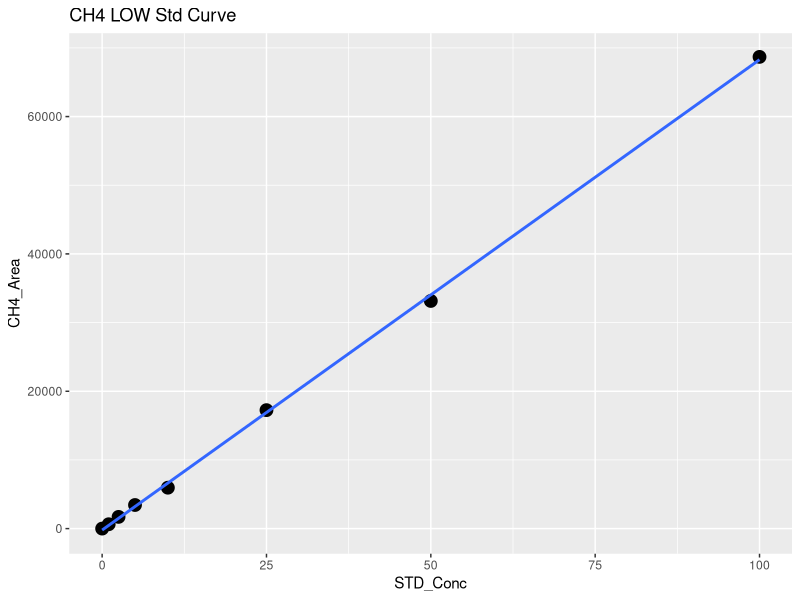
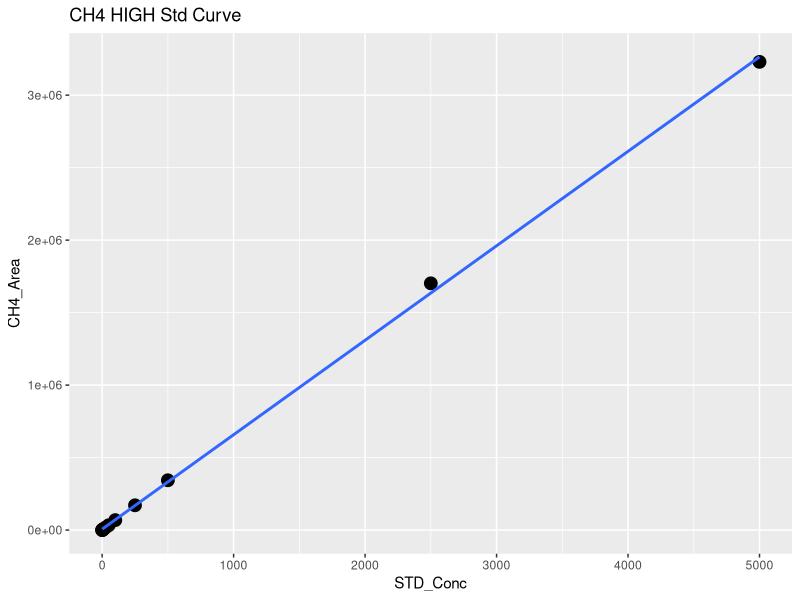
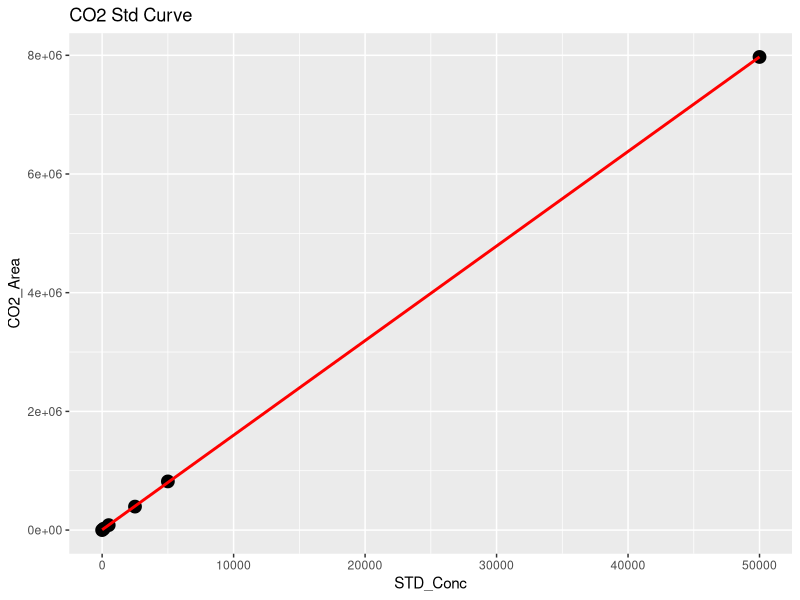
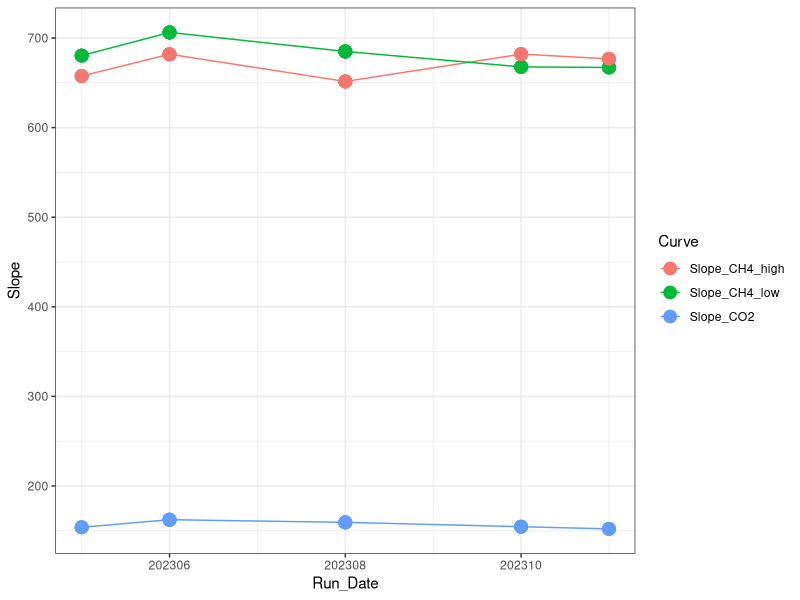

Here is the R script that generated these plots, in order: (Note: this script raises an error after producing the figures.)
## ---- chunk 1
library(dplyr)
library(ggplot2)
library(ggpubr)
library(stringr)
library(readxl)
library(tidyr)
library(tibble)
## ---- chunk 2

#Read in June Data 
raw <- read.csv("Raw Data/COMPASS_CBSYN_TGW_202308-09.csv")
head(raw)

#pull out methane standards
stds_ch4 <-  raw %>%  
  filter(str_detect(Sample_Type, "STD_CH4"))
#head(stds_ch4)

#split into high curve and low curve for CH4
stds_ch4_low <- stds_ch4  %>%  
  filter(!STD_Conc > 100)

#Low curve for CH4
CH4_Low <- ggplot(stds_ch4_low, aes(STD_Conc, CH4_Area)) + geom_point(size=4) + 
  geom_smooth(method = "lm", se = FALSE) + labs(title="CH4 LOW Std Curve")
CH4_Low

CH4_Low_lm <- lm(stds_ch4_low$CH4_Area ~ stds_ch4_low$STD_Conc)
summary(CH4_Low_lm)
cf <- coef(CH4_Low_lm)

#create data frame with 1 rows and 0 columns
Slope_CH4_low <- data.frame(matrix(ncol = 0, nrow = 1))
Slope_CH4_low$Curve <- "Slope_CH4_low"
Slope_CH4_low$R2 <- summary(CH4_Low_lm)$adj.r.squared
Slope_CH4_low$Slope <- cf[2]
Slope_CH4_low$Intercept <- cf[1]
#head(Slope_CH4_low)

#High curve for CH4
CH4_High <- ggplot(stds_ch4, aes(STD_Conc, CH4_Area)) + geom_point(size=4) + 
  geom_smooth(method = "lm", se = FALSE) + labs(title="CH4 HIGH Std Curve")
CH4_High

stds_ch4_lm <- lm(stds_ch4$CH4_Area ~ stds_ch4$STD_Conc)
summary(stds_ch4_lm)
cf <- coef(stds_ch4_lm)

#create data frame with 1 rows and 0 columns
Slope_CH4_high <- data.frame(matrix(ncol = 0, nrow = 1))
Slope_CH4_high$Curve <- "Slope_CH4_high"
Slope_CH4_high$R2 <- summary(stds_ch4_lm)$adj.r.squared
Slope_CH4_high$Slope <- cf[2]
Slope_CH4_high$Intercept <- cf[1]
#head(Slope_CH4_high)

#pull out co2 standards
stds_co2 <-  raw %>%  
  filter(str_detect(Sample_Type, "STD_CO2"))
#head(stds_co2)

#CO2 Curve
CO2_stds <- ggplot(stds_co2, aes(STD_Conc, CO2_Area)) + geom_point(size=4) + 
  geom_smooth(method = "lm", se = FALSE, color="red") + labs(title="CO2 Std Curve")
CO2_stds

stds_co2_lm <- lm(stds_co2$CO2_Area ~ stds_co2$STD_Conc)
summary(stds_co2_lm)
cf <- coef(stds_co2_lm)

#create data frame with 1 rows and 0 columns
Slope_CO2 <- data.frame(matrix(ncol = 0, nrow = 1))
Slope_CO2$Curve <- "Slope_CO2"
Slope_CO2$R2 <- summary(stds_co2_lm)$adj.r.squared
Slope_CO2$Slope <- cf[2]
Slope_CO2$Intercept <- cf[1]
#head(Slope_CO2)

#pull all the slopes together into one dataframe 
Slopes <- rbind(Slope_CH4_low, Slope_CH4_high, Slope_CO2)
#head(Slopes)

Slopes$Run_Date <- c(202308, 202308, 202308)

log <- read.csv("Raw Data/COMPASS_Synoptic_Varian_TGAS_QAQC_2023.csv")
head(log)
log <- log[ ,-c(1)]
log <- rbind(log, Slopes)

Slopes_chk <- ggplot(log, aes(Run_Date, Slope, col=Curve)) + geom_point(size=4) + geom_line() + theme_bw()
Slopes_chk

write.csv(log, "Raw Data/COMPASS_Synoptic_Varian_TGAS_QAQC_2023.csv")
## ---- chunk 3
#head(raw)

#pull out methane standards
Samples <-  raw %>%  
  filter(!str_detect(Sample_Type, "STD_CH4")) %>%  
  filter(!str_detect(Sample_Type, "STD_CO2")) %>%  
  filter(!str_detect(Sample_Type, "Blank")) %>%  
  filter(!str_detect(Sample_Type, "Chk_STD")) %>%  
   filter(!str_detect(Sample_Type, "CHKSTD")) %>%
  filter(!str_detect(Sample_Type, "CHK_STD")) %>%
  filter(!str_detect(Sample_Type, "NA"))
#head(Samples)

#Now flag any areas that are above the 100ppm area for CH4
Samples$CH4_Curve <- ifelse(Samples$CH4_Area >71000, "High", "Low")
#head(Samples)

#Calculate CH4 concentrations in ppm
Samples$CH4_Conc_ppm <- ifelse(Samples$CH4_Area >71000, (Samples$CH4_Area-Slope_CH4_high$Intercept)/Slope_CH4_high$Slope,                                       (Samples$CH4_Area-Slope_CH4_low$Intercept)/Slope_CH4_low$Slope )

#Calculate CO2 concentrations in ppm 
Samples$CO2_Conc_ppm <- ((Samples$CO2_Area-Slope_CO2$Intercept)/Slope_CO2$Slope) 

#head(Samples)

##########make flags for any dilutions needed 
#highest CH4 standard = 10000
#highest CO2 standard = 50000

Samples$CH4_Flag <- ifelse(Samples$CH4_Conc_ppm >10000, "Needs Dilution", "Within Range")
Samples$CO2_Flag <- ifelse(Samples$CO2_Conc_ppm >50000, "Needs Dilution", "Within Range")
#head(Samples)

## ---- chunk 4

chks <-  raw %>%  
  filter(!str_detect(Sample_Type, "STD_CH4")) %>%  
  filter(!str_detect(Sample_Type, "STD_CO2")) %>%  
  filter(!str_detect(Sample_Type, "Blank")) %>%  
  filter(!str_detect(Sample_Type, "Unknown")) %>%  
  filter(!str_detect(Sample_Type, "NA"))
#head(chks)

#Calculate CH4 concentrations in ppm
chks$CH4_Conc_ppm <- ifelse(chks$CH4_Area >71000, 
                      (chks$CH4_Area-Slope_CH4_high$Intercept)/Slope_CH4_high$Slope,                                       (chks$CH4_Area-Slope_CH4_low$Intercept)/Slope_CH4_low$Slope )

#Calculate CO2 concentrations in ppm 
chks$CO2_Conc_ppm <- ((chks$CO2_Area-Slope_CO2$Intercept)/Slope_CO2$Slope)



#change this if check standard concentrations are different 
level_ch4 <- 5      #ppm
level_co2 <- 1000   #ppm

#calculate percent difference of check standards 
chks$Ch4_diff <- ((chks$CH4_Conc_ppm - level_ch4)/((chks$CH4_Conc_ppm + level_ch4)/2)) * 100
chks$CH4_diff_flag <-  ifelse(chks$Ch4_diff <10, 'YES', 'NO, rerun')

chks$CO2_diff <- ((chks$CO2_Conc_ppm - level_co2)/((chks$CO2_Conc_ppm + level_co2)/2)) * 100
chks$CO2_diff_flag <-  ifelse(chks$CO2_diff <10, 'YES', 'NO, rerun')

#now plot the Ch4 concentrations and the CO2 concentrations vs. the expected concentration 
#then also make the color the percent difference between the expected and observed concentration 

ch4_chk <-  ggplot(data = chks, aes(x = Sample_ID, y = CH4_Conc_ppm, fill=CH4_diff_flag)) +
       geom_bar(stat = 'identity') + 
        scale_fill_manual(values=c( "darkgrey", "darkgreen"))+
        #scale_fill_gradient2(low='red', mid='white', high='blue', space='Lab') + 
        theme_classic() + labs(x= " ", y="CH4  (ppm)", title="Check Stds: CH4") + 
        theme(legend.position="bottom") +  geom_hline(yintercept=level_ch4, linetype="dashed", 
                color = "black", size=1)


co2_chk <-  ggplot(data = chks, aes(x = Sample_ID, y = CO2_Conc_ppm, fill=CO2_diff_flag)) +
       geom_bar(stat = 'identity') + 
        scale_fill_manual(values=c("darkgreen", "darkgrey"))+
        #scale_fill_gradient2(low='red', mid='white', high='blue', space='Lab') + 
        theme_classic() + labs(x= " ", y="CO2  (ppm)", title="Check Stds: CO2") + 
        theme(legend.position="bottom") +  geom_hline(yintercept=level_co2, linetype="dashed", 
                color = "black", size=1)

ggarrange(ch4_chk, co2_chk, nrow=1, ncol=2)


## ---- chunk 5

#multiply the concentration by the dilution factor
Samples$CH4_Conc_ppm_dilcorr <- (Samples$CH4_Conc_ppm * Samples$Dilution_Factor)

Samples$CO2_Conc_ppm_dilcorr <- (Samples$CO2_Conc_ppm * Samples$Dilution_Factor)

#check results
#head(Samples)

#quick first look at the samples 
ch4_samples <-  ggplot(data = Samples, aes(x = Sample_ID, y = CH4_Conc_ppm, fill=CH4_Flag)) +
       geom_bar(stat = 'identity') + 
        scale_fill_manual(values=c( "darkgreen", "red"))+
        #scale_fill_gradient2(low='red', mid='white', high='blue', space='Lab') + 
        theme_classic() + labs(x= " ", y="CH4 (ppm)", title="CH4: Green = Within Range") + 
        theme(legend.position="none") + 
        facet_grid(~Sample_Month)


co2_samples <-  ggplot(data = Samples, aes(x = Sample_ID, y = CO2_Conc_ppm, fill=CO2_Flag)) +
       geom_bar(stat = 'identity') + 
        scale_fill_manual(values=c("darkgreen", "red"))+
        #scale_fill_gradient2(low='red', mid='white', high='blue', space='Lab') + 
        theme_classic() + labs(x= " ", y="CO2 (ppm)", title="CO2: Green = Within Range") + 
        theme(legend.position="none") + 
        facet_grid(~Sample_Month)

ggarrange(ch4_samples, co2_samples, nrow=1, ncol=2)


## ---- chunk 6

#check results
head(Samples)

#pull out what we need 
Samples1 <- Samples[ ,c(1:3,5:9,13, 18:21)]
head(Samples1)

Samples1 <- Samples1 %>%
  separate(Sample_ID, into = c("Site", "Gas_Sample", "Zone", "Tree_Code", "Replicate"), sep = "_", remove = FALSE) %>%
  mutate(Tree_Info = case_when(
    Tree_Code == "DS" ~ "Dead Standing",
    Tree_Code == "SF" ~ "Sapflow Monitoring",
    TRUE ~ "Other"  # Optional: handles any values that aren't DS or SF
  )) %>%
  mutate(Status = case_when(
    Tree_Code == "DS" ~ "Dead Standing",
    Tree_Code == "SF" ~ "Living",
    TRUE ~ "Other"  
  )) %>%
  mutate(Project = "COMPASS: Synoptic", 
         Region = "CB") %>%
  rename( Year = Sample_Year,
          Month = Sample_Month,
          CH4_ppm = CH4_Conc_ppm_dilcorr , 
          CO2_ppm = CO2_Conc_ppm_dilcorr )  %>%
  mutate(CH4_Flag = case_when(
    CH4_Flag == "Needs_Dilution" ~ "Over Std Curve Range",
    TRUE ~ "Within Std Curve Range"  
  )) %>%
  mutate(CO2_Flag = case_when(
    CO2_Flag == "Needs_Dilution" ~ "Over Std Curve Range",
    TRUE ~ "Within Std Curve Range"  
  ))

final <- Samples1 %>%
  select( "Project", "Region" , "Year","Month" ,"Site", "Zone", "Gas_Sample",
          "Sample_ID", "Tree_Code", "Replicate", "Status", "Tree_Info",
          "CH4_ppm", "CH4_Flag", "CO2_ppm", "CO2_Flag")

write.csv(final, "Processed Data/COMPASS_Synoptic_TGW_202308-09_Processed.csv")
